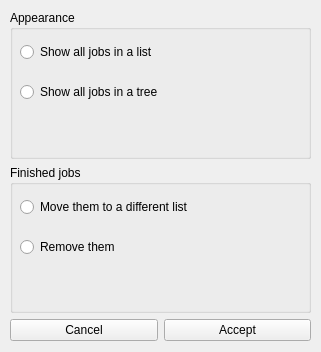
<ui version="4.0" >
 <class>configurationDialog</class>
 <widget class="QWidget" name="configurationDialog" >
  <property name="geometry" >
   <rect>
    <x>0</x>
    <y>0</y>
    <width>321</width>
    <height>352</height>
   </rect>
  </property>
  <property name="windowTitle" >
   <string>Progress Manager - Configuration</string>
  </property>
  <widget class="QWidget" name="verticalLayout" >
   <property name="geometry" >
    <rect>
     <x>10</x>
     <y>10</y>
     <width>301</width>
     <height>331</height>
    </rect>
   </property>
   <layout class="QVBoxLayout" >
    <property name="margin" >
     <number>0</number>
    </property>
    <property name="spacing" >
     <number>6</number>
    </property>
    <item>
     <widget class="QGroupBox" name="groupAppearance" >
      <property name="title" >
       <string>Appearance</string>
      </property>
      <widget class="QRadioButton" name="radioList" >
       <property name="geometry" >
        <rect>
         <x>10</x>
         <y>30</y>
         <width>201</width>
         <height>24</height>
        </rect>
       </property>
       <property name="text" >
        <string>Show all jobs in a list</string>
       </property>
      </widget>
      <widget class="QRadioButton" name="radioTree" >
       <property name="geometry" >
        <rect>
         <x>10</x>
         <y>70</y>
         <width>201</width>
         <height>24</height>
        </rect>
       </property>
       <property name="text" >
        <string>Show all jobs in a tree</string>
       </property>
      </widget>
     </widget>
    </item>
    <item>
     <widget class="QGroupBox" name="groupFinishedJobs" >
      <property name="title" >
       <string>Finished jobs</string>
      </property>
      <widget class="QRadioButton" name="radioMove" >
       <property name="geometry" >
        <rect>
         <x>10</x>
         <y>30</y>
         <width>201</width>
         <height>24</height>
        </rect>
       </property>
       <property name="text" >
        <string>Move them to a different list</string>
       </property>
      </widget>
      <widget class="QRadioButton" name="radioRemove" >
       <property name="geometry" >
        <rect>
         <x>10</x>
         <y>70</y>
         <width>201</width>
         <height>24</height>
        </rect>
       </property>
       <property name="text" >
        <string>Remove them</string>
       </property>
      </widget>
     </widget>
    </item>
    <item>
     <layout class="QHBoxLayout" >
      <property name="margin" >
       <number>0</number>
      </property>
      <property name="spacing" >
       <number>6</number>
      </property>
      <item>
       <widget class="QPushButton" name="buttonCancel" >
        <property name="text" >
         <string>Cancel</string>
        </property>
       </widget>
      </item>
      <item>
       <widget class="QPushButton" name="buttonAccept" >
        <property name="text" >
         <string>Accept</string>
        </property>
       </widget>
      </item>
     </layout>
    </item>
   </layout>
  </widget>
 </widget>
 <resources/>
 <connections/>
</ui>
